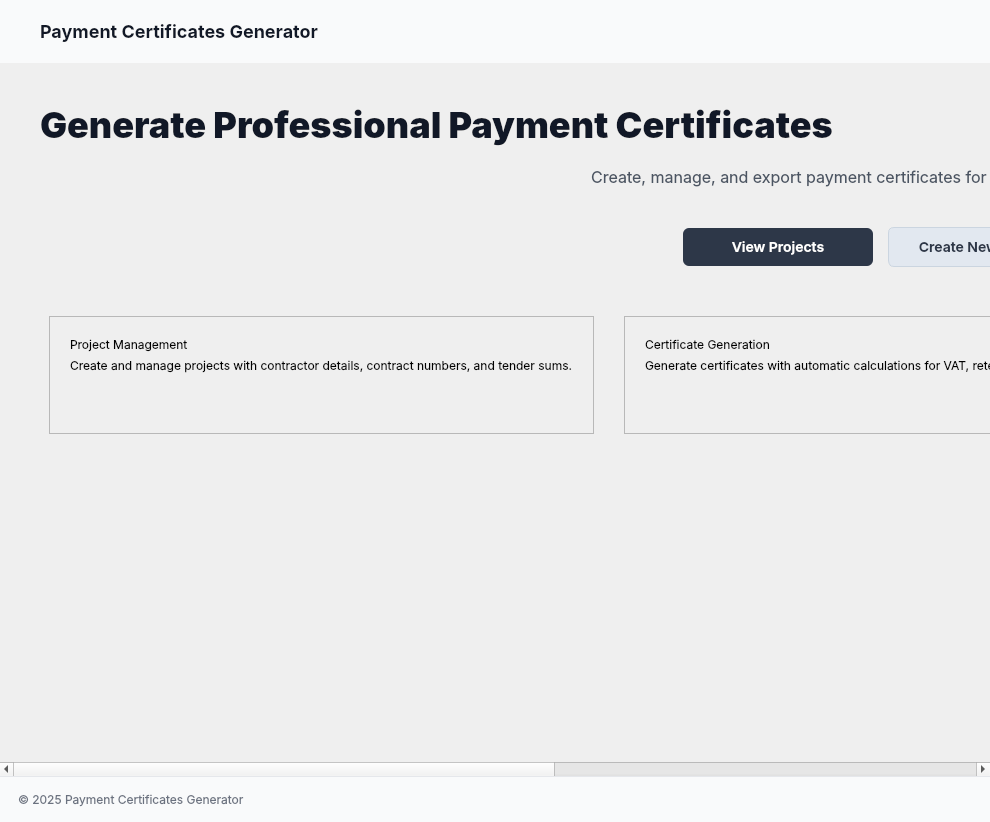
<?xml version="1.0" encoding="UTF-8"?>
<ui version="4.0">
 <class>MainWindow</class>
 <widget class="QMainWindow" name="MainWindow">
  <property name="geometry">
   <rect>
    <x>0</x>
    <y>0</y>
    <width>990</width>
    <height>822</height>
   </rect>
  </property>
  <property name="windowTitle">
   <string>Payment Certificates Generator</string>
  </property>
  <property name="styleSheet">
   <string notr="true">
    /* Global widget styling */
    QWidget {
    font-family: Inter, sans-serif;
    }
    QMainWindow {
    background-color: #F9FAFB; /* bg-gray-50 */
    }
    QLabel#headerTitleLabel {
    font-size: 18px; font-weight: 600; color: #111827; padding: 20px;
    }
    QLabel#mainTitleLabel {
    font-size: 36px; font-weight: 700; color: #111827; qproperty-alignment: AlignCenter;
    }
    QLabel#subtitleLabel {
    font-size: 16px; color: #4B5563; qproperty-alignment: AlignCenter; word-wrap: true;
    }
    QPushButton#viewProjectsButton {
    background-color: #2D3748; color: white; padding: 10px 20px; border-radius: 6px;
    font-size: 14px; font-weight: 500; border: none; min-width: 150px; max-width: 200px;
    }
    QPushButton#viewProjectsButton:hover { background-color: #1A202C; }
    QPushButton#createProjectButton {
    background-color: #E2E8F0; color: #2D3748; padding: 10px 20px; border-radius: 6px;
    font-size: 14px; font-weight: 500; border: 1px solid #CBD5E0; min-width: 150px; max-width: 200px;
    }
    QPushButton#createProjectButton:hover { background-color: #CBD5E0; }

    /* Styling for the features container and cards */
    QWidget#featuresContainer {
    /* No specific style needed for the container itself unless for debugging borders */
    }
    QFrame[objectName^="featureCard"] {
    background-color: white; border: 1px solid #E2E8F0; border-radius: 8px;
    /* Cards should have a size policy that allows them to expand/shrink.
    Default QFrame policy (Preferred, Preferred) is usually fine.
    Setting a minimum height can be useful for visual consistency. */
    min-height: 120px;
    }
    QLabel[cssClass="cardTitleLabel"] {
    font-size: 16px; font-weight: 600; color: #111827; margin-bottom: 4px;
    }
    QLabel[cssClass="cardDescriptionLabel"] {
    font-size: 14px; color: #4B5563; word-wrap: true;
    }
    QLabel#footerLabel {
    font-size: 12px; color: #6B7280; qproperty-alignment: AlignCenter;
    padding: 15px; border-top: 1px solid #E5E7EB;
    }
   </string>
  </property>
  <widget class="QWidget" name="centralwidget">
   <layout class="QVBoxLayout" name="verticalLayout_0" stretch="0,1,0">
    <property name="spacing"><number>0</number></property>
    <property name="leftMargin"><number>0</number></property>
    <property name="topMargin"><number>0</number></property>
    <property name="rightMargin"><number>0</number></property>
    <property name="bottomMargin"><number>0</number></property>
    <item>
     <widget class="QLabel" name="headerTitleLabel">
      <property name="text"><string>Payment Certificates Generator</string></property>
      <property name="indent"><number>20</number></property>
     </widget>
    </item>
    <item>
     <widget class="QScrollArea" name="scrollArea">
      <property name="widgetResizable"><bool>true</bool></property>
      <property name="styleSheet"><string notr="true">QScrollArea { border: none; }</string></property>
      <widget class="QWidget" name="scrollAreaWidgetContents">
       <property name="geometry">
        <rect><x>0</x><y>0</y><width>988</width><height>728</height></rect>
       </property>
       <layout class="QVBoxLayout" name="verticalLayout_main_content" stretch="0,0,0,0,1">
        <property name="leftMargin"><number>40</number></property>
        <property name="topMargin"><number>40</number></property>
        <property name="rightMargin"><number>40</number></property>
        <property name="bottomMargin"><number>40</number></property>
        <property name="spacing"><number>20</number></property>
        <item>
         <widget class="QLabel" name="mainTitleLabel">
          <property name="text"><string>Generate Professional Payment Certificates</string></property>
         </widget>
        </item>
        <item>
         <widget class="QLabel" name="subtitleLabel">
          <property name="text"><string>Create, manage, and export payment certificates for your projects with ease.</string></property>
          <property name="alignment"><set>Qt::AlignCenter</set></property>
          <property name="wordWrap"><bool>true</bool></property>
         </widget>
        </item>
        <item>
         <layout class="QHBoxLayout" name="horizontalLayout_buttons">
          <property name="spacing"><number>15</number></property>
          <property name="topMargin"><number>20</number></property>
          <property name="bottomMargin"><number>20</number></property>
          <item><spacer name="horizontalSpacer_3"><property name="orientation"><enum>Qt::Horizontal</enum></property><property name="sizeHint" stdset="0"><size><width>40</width><height>20</height></size></property></spacer></item>
          <item><widget class="QPushButton" name="viewProjectsButton"><property name="text"><string>View Projects</string></property><property name="cursor"><cursorShape>PointingHandCursor</cursorShape></property></widget></item>
          <item><widget class="QPushButton" name="createProjectButton"><property name="text"><string>Create New Project</string></property><property name="cursor"><cursorShape>PointingHandCursor</cursorShape></property></widget></item>
          <item><spacer name="horizontalSpacer_4"><property name="orientation"><enum>Qt::Horizontal</enum></property><property name="sizeHint" stdset="0"><size><width>40</width><height>20</height></size></property></spacer></item>
         </layout>
        </item>
        <item>
         <widget class="QWidget" name="featuresContainer" native="true">
          <layout class="QHBoxLayout" name="horizontalLayout_features">
           <property name="spacing"><number>30</number></property>
           <item>
            <widget class="QFrame" name="featureCard1">
             <property name="objectName"><string>featureCard</string></property>
             <property name="frameShape"><enum>QFrame::StyledPanel</enum></property>
             <property name="frameShadow"><enum>QFrame::Raised</enum></property>
             <layout class="QVBoxLayout" name="verticalLayout_card1" stretch="0,0,1">
              <property name="leftMargin"><number>20</number></property><property name="topMargin"><number>20</number></property>
              <property name="rightMargin"><number>20</number></property><property name="bottomMargin"><number>20</number></property>
              <item><widget class="QLabel" name="cardTitleLabel1"><property name="text"><string>Project Management</string></property><property name="cssClass" stdset="0"><string>cardTitleLabel</string></property></widget></item>
              <item><widget class="QLabel" name="cardDescriptionLabel1"><property name="text"><string>Create and manage projects with contractor details, contract numbers, and tender sums.</string></property><property name="cssClass" stdset="0"><string>cardDescriptionLabel</string></property></widget></item>
              <item><spacer name="verticalSpacer_1"><property name="orientation"><enum>Qt::Vertical</enum></property><property name="sizeHint" stdset="0"><size><width>20</width><height>40</height></size></property></spacer></item>
             </layout>
            </widget>
           </item>
           <item>
            <widget class="QFrame" name="featureCard2">
             <property name="objectName"><string>featureCard</string></property>
             <property name="frameShape"><enum>QFrame::StyledPanel</enum></property>
             <property name="frameShadow"><enum>QFrame::Raised</enum></property>
             <layout class="QVBoxLayout" name="verticalLayout_card2" stretch="0,0,1">
              <property name="leftMargin"><number>20</number></property><property name="topMargin"><number>20</number></property>
              <property name="rightMargin"><number>20</number></property><property name="bottomMargin"><number>20</number></property>
              <item><widget class="QLabel" name="cardTitleLabel2"><property name="text"><string>Certificate Generation</string></property><property name="cssClass" stdset="0"><string>cardTitleLabel</string></property></widget></item>
              <item><widget class="QLabel" name="cardDescriptionLabel2"><property name="text"><string>Generate certificates with automatic calculations for VAT, retention, and total payable amounts.</string></property><property name="cssClass" stdset="0"><string>cardDescriptionLabel</string></property></widget></item>
              <item><spacer name="verticalSpacer_2"><property name="orientation"><enum>Qt::Vertical</enum></property><property name="sizeHint" stdset="0"><size><width>20</width><height>40</height></size></property></spacer></item>
             </layout>
            </widget>
           </item>
           <item>
            <widget class="QFrame" name="featureCard3">
             <property name="objectName"><string>featureCard</string></property>
             <property name="frameShape"><enum>QFrame::StyledPanel</enum></property>
             <property name="frameShadow"><enum>QFrame::Raised</enum></property>
             <layout class="QVBoxLayout" name="verticalLayout_card3" stretch="0,0,1">
              <property name="leftMargin"><number>20</number></property><property name="topMargin"><number>20</number></property>
              <property name="rightMargin"><number>20</number></property><property name="bottomMargin"><number>20</number></property>
              <item><widget class="QLabel" name="cardTitleLabel3"><property name="text"><string>PDF Export &amp; Editing</string></property><property name="cssClass" stdset="0"><string>cardTitleLabel</string></property></widget></item>
              <item><widget class="QLabel" name="cardDescriptionLabel3"><property name="text"><string>Export certificates as professional PDFs and edit them before final download.</string></property><property name="cssClass" stdset="0"><string>cardDescriptionLabel</string></property></widget></item>
              <item><spacer name="verticalSpacer_3"><property name="orientation"><enum>Qt::Vertical</enum></property><property name="sizeHint" stdset="0"><size><width>20</width><height>40</height></size></property></spacer></item>
             </layout>
            </widget>
           </item>
          </layout>
         </widget>
        </item>
        <item>
         <spacer name="verticalSpacer_main">
          <property name="orientation"><enum>Qt::Vertical</enum></property>
          <property name="sizeHint" stdset="0"><size><width>20</width><height>40</height></size></property>
         </spacer>
        </item>
       </layout>
      </widget>
     </widget>
    </item>
    <item>
     <widget class="QLabel" name="footerLabel">
      <property name="text"><string>© 2025 Payment Certificates Generator</string></property>
     </widget>
    </item>
   </layout>
  </widget>
 </widget>
 <customwidgets>
  <customwidget><class>QLabel</class><extends>QLabel</extends><header>customwidgets.h</header></customwidget>
 </customwidgets>
 <resources/>
 <connections/>
</ui>
